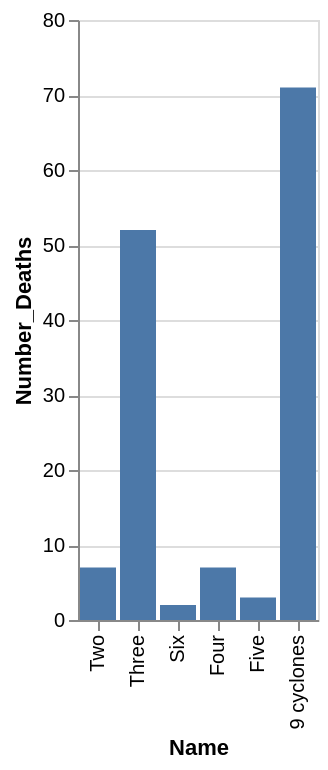

Source (Vega-Lite JSON):
### Vega-Lite specification from a JSON file in a GitHub repository (floating-point values rounded to 4 significant figures)
{"data": {"values": [{"x_data": "Two", "y_data": 7}, {"x_data": "Three", "y_data": 52}, {"x_data": "Four", "y_data": 7}, {"x_data": "Five", "y_data": 3}, {"x_data": "Six", "y_data": 2}, {"x_data": "9 cyclones", "y_data": 71}]}, "mark": "bar", "encoding": {"x": {"field": "x_data", "type": "nominal", "title": "Name", "sort": "descending"}, "y": {"field": "y_data", "type": "quantitative", "title": "Number_Deaths"}}}
